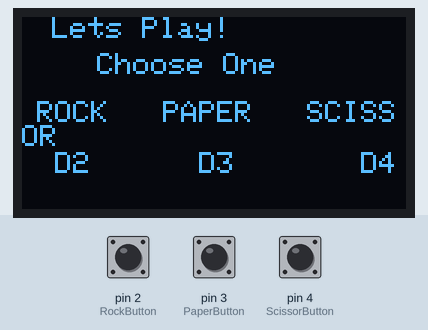
Bench run of a sketch on a simulated Arduino Uno, built with avr-gcc and run on an emulated ATmega328P. Shown: 128×64 one-colour display. The inputs (shaded band) are chosen by the test bench; at power-on: pin 2 (RockButton) HIGH, pin 3 (PaperButton) HIGH, pin 4 (ScissorButton) HIGH. Random numbers use the default seed unless the sketch sets one.

Above: at 3.2 s.
3.3 s: pin 2 (RockButton) pulled LOW for 0.15 s
At 4.3 s:
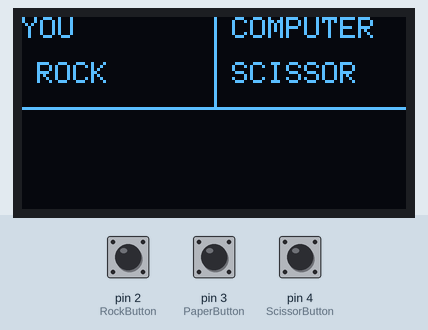
6.4 s: pin 3 (PaperButton) pulled LOW for 3.2 s
At 9.2 s:
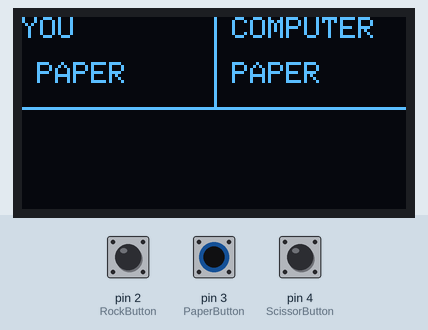
12.6 s: pin 4 (ScissorButton) pulled LOW for 0.15 s
At 13.8 s:
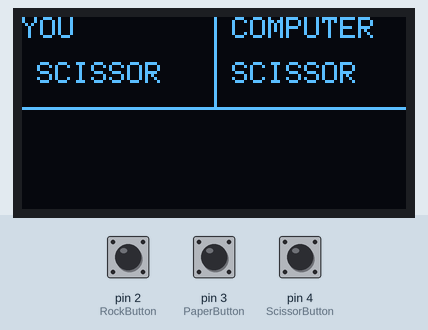
15.7 s: pin 2 (RockButton) pulled LOW for 3.2 s
At 18.7 s:
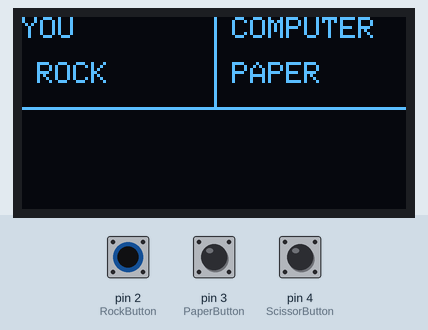
21.9 s: pin 2 (RockButton) pulled LOW for 1 s
At 23.2 s:
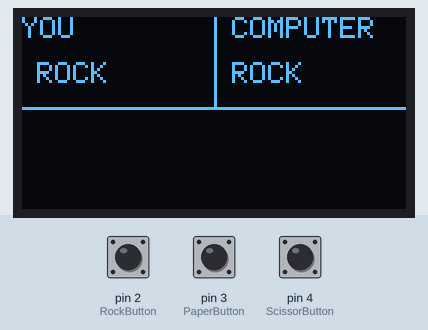
25.4 s: pin 3 (PaperButton) pulled LOW for 1 s
At 29.0 s:
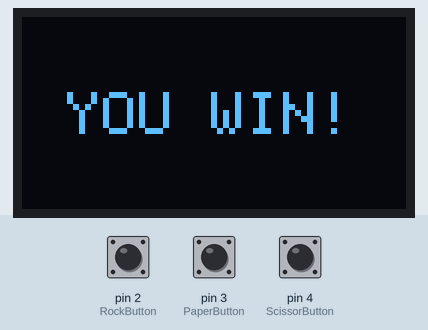
Timing chart, 0 to 30.5 s (numbered marks = the images above; inputs shaded):
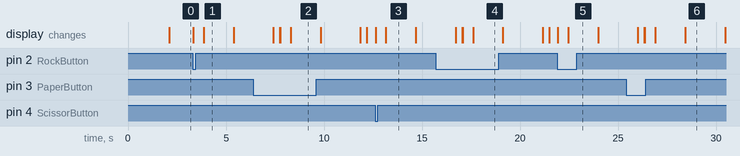

Measured:
- after the input at 3.3 s, the display: first changes at once (image 1 shows a later state)
- after the input at 12.6 s, the display: first changes at once (image 3 shows a later state)
- after the input at 21.9 s, the display: first changes at once (image 5 shows a later state)
- what the display in image 1 shows lasts 1.5 s, from 3.9 s to 5.4 s

The sketch:

03_rock_paper_scissors.ino
```cpp
/*
  Project 03: Rock Paper Scissors OLED Game (Internal Pull-up Version)
  IoT Project Kit - Arduino Uno

  Description:
  An interactive Rock-Paper-Scissors game using an I2C SSD1306 128x64 OLED Display
  and 3 push buttons using Arduino's internal INPUT_PULLUP resistors.
  NO external pull-down/pull-up resistors required!

  Button Connections:
  - Rock Button    -> Digital Pin 2 -> Button -> GND
  - Paper Button   -> Digital Pin 3 -> Button -> GND
  - Scissor Button -> Digital Pin 4 -> Button -> GND

  OLED SSD1306 I2C:
  - VCC -> 5V
  - GND -> GND
  - SCL -> Analog Pin A5
  - SDA -> Analog Pin A4

  Required Libraries:
  - Adafruit_GFX
  - Adafruit_SSD1306
*/

#include <Wire.h>
#include <Adafruit_GFX.h>
#include <Adafruit_SSD1306.h>

#define SCREEN_WIDTH 128
#define SCREEN_HEIGHT 64

// OLED display instance
Adafruit_SSD1306 display(SCREEN_WIDTH, SCREEN_HEIGHT, &Wire, -1);

// Button pins
const int RockButton = 2;
const int PaperButton = 3;
const int ScissorButton = 4;

// Game choices
int playerChoice;
int computerChoice;

void setup() {
  // Enable Arduino's internal pull-up resistors (NO external resistors needed)
  pinMode(RockButton, INPUT_PULLUP);
  pinMode(PaperButton, INPUT_PULLUP);
  pinMode(ScissorButton, INPUT_PULLUP);

  Serial.begin(115200);

  // Seed random number generator with floating analog pin A0
  randomSeed(analogRead(A0));

  // Initialize OLED (I2C address 0x3C)
  if (!display.begin(SSD1306_SWITCHCAPVCC, 0x3C)) {
    Serial.println(F("SSD1306 allocation failed"));
    while (true) {
      // Stop if OLED initialization fails
    }
  }

  display.clearDisplay();
  display.setTextColor(WHITE);

  display.setTextSize(1);
  display.setCursor(20, 25);
  display.println("Rock Paper");
  display.setCursor(35, 40);
  display.println("Scissors!");
  display.display();

  delay(2000);
}

void loop() {
  playerChoice = 0;
  computerChoice = 0;

  // -----------------------------
  // MAIN MENU
  // -----------------------------
  display.clearDisplay();
  display.setTextSize(1);

  display.setCursor(10, 0);
  display.println("Lets Play!");

  display.setCursor(25, 12);
  display.println("Choose One");

  display.setCursor(5, 28);
  display.println("ROCK   PAPER   SCISSOR");

  display.setCursor(5, 45);
  display.println(" D2      D3       D4");

  display.display();

  // -----------------------------
  // WAIT FOR PLAYER INPUT
  // -----------------------------
  while (playerChoice == 0) {
    // INPUT_PULLUP logic:
    // Button NOT pressed = HIGH
    // Button pressed     = LOW

    if (digitalRead(RockButton) == LOW) {
      playerChoice = 1;

      display.clearDisplay();
      display.setTextSize(2);
      display.setCursor(25, 10);
      display.println("YOU");
      display.setCursor(20, 35);
      display.println("ROCK");
      display.display();

      delay(500);
    }
    else if (digitalRead(PaperButton) == LOW) {
      playerChoice = 2;

      display.clearDisplay();
      display.setTextSize(2);
      display.setCursor(25, 10);
      display.println("YOU");
      display.setCursor(15, 35);
      display.println("PAPER");
      display.display();

      delay(500);
    }
    else if (digitalRead(ScissorButton) == LOW) {
      playerChoice = 3;

      display.clearDisplay();
      display.setTextSize(2);
      display.setCursor(15, 10);
      display.println("YOU");
      display.setCursor(5, 35);
      display.println("SCISSOR");
      display.display();

      delay(500);
    }
  }

  // -----------------------------
  // COMPUTER CHOICE & DISPLAY
  // -----------------------------
  computerChoice = random(1, 4);

  display.clearDisplay();
  display.setTextSize(1);

  display.setCursor(0, 0);
  display.println("YOU");

  display.setCursor(70, 0);
  display.println("COMPUTER");

  display.drawLine(64, 0, 64, 30, WHITE);
  display.drawLine(0, 30, 128, 30, WHITE);

  // Display player's choice
  display.setCursor(5, 15);
  if (playerChoice == 1) {
    display.println("ROCK");
  } else if (playerChoice == 2) {
    display.println("PAPER");
  } else {
    display.println("SCISSOR");
  }

  // Display computer's choice
  display.setCursor(70, 15);
  if (computerChoice == 1) {
    display.println("ROCK");
  } else if (computerChoice == 2) {
    display.println("PAPER");
  } else {
    display.println("SCISSOR");
  }

  display.display();
  delay(1500);

  // -----------------------------
  // DETERMINE WINNER
  // -----------------------------
  display.clearDisplay();
  display.setTextSize(2);

  if (playerChoice == computerChoice) {
    display.setCursor(25, 25);
    display.println("TIE!");
  } else if (
    (playerChoice == 1 && computerChoice == 3) ||
    (playerChoice == 2 && computerChoice == 1) ||
    (playerChoice == 3 && computerChoice == 2)
  ) {
    display.setCursor(15, 25);
    display.println("YOU WIN!");
  } else {
    display.setCursor(5, 25);
    display.println("COMP WINS!");
  }

  display.display();
  delay(2000);

  // Return to main menu
  display.clearDisplay();
  display.display();
  delay(300);
}
```
